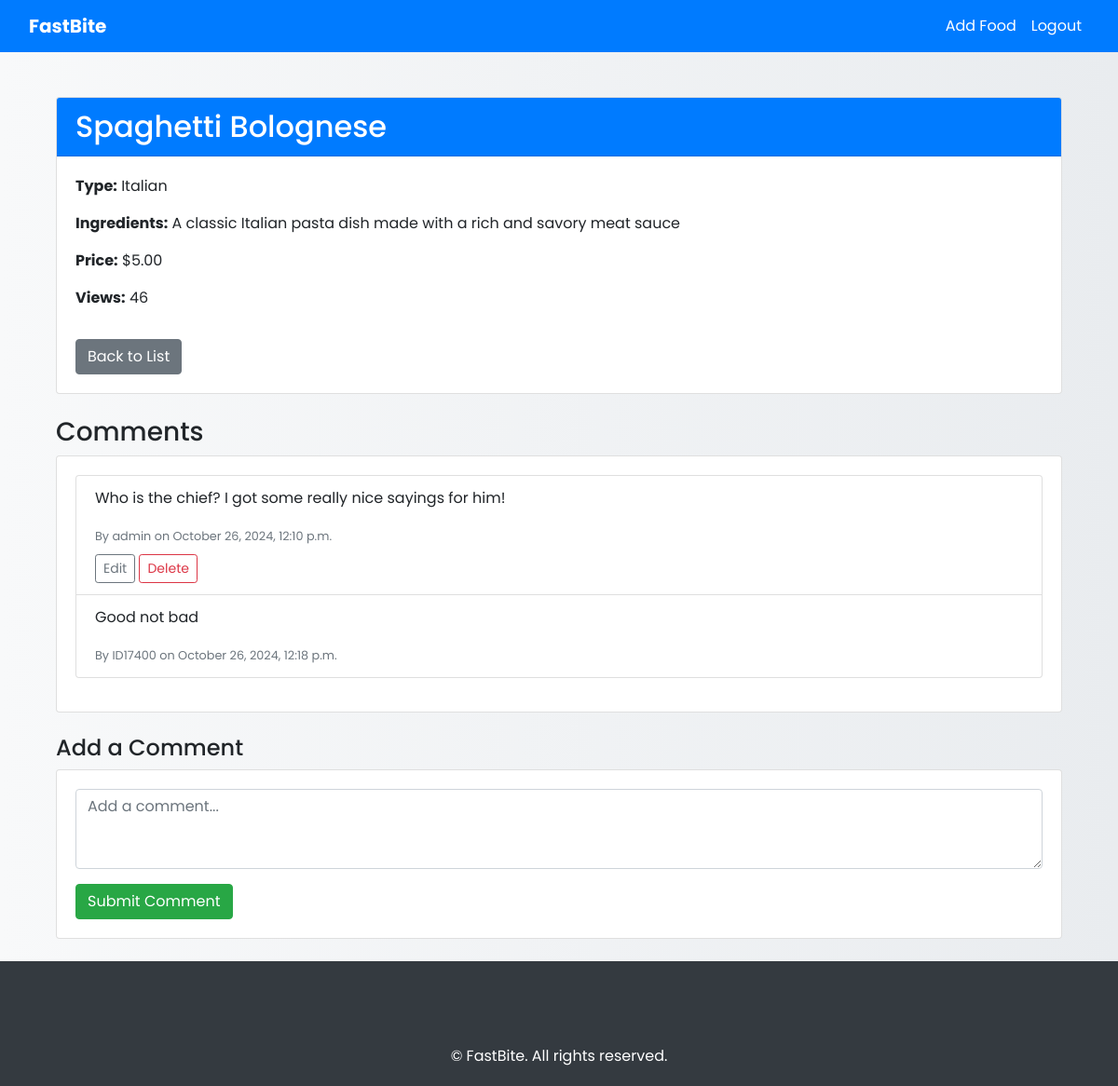
/food/1/ (signed in), run on the app's committed database.
### Menu/models.py (models this page shows, shortened)
class Food(models.Model):
    food_type = models.ForeignKey(FoodType, on_delete=models.CASCADE, verbose_name="Type of Food")
    name = models.CharField(max_length=100, verbose_name="Food Name")
    ingredients = models.TextField(verbose_name="Ingredients")
    price = models.DecimalField(max_digits=6, decimal_places=2, verbose_name="Price")
    view_count = models.PositiveIntegerField(default=0, verbose_name="View Count")
    created_by = models.ForeignKey(User, on_delete=models.CASCADE, verbose_name="Created By", related_name="foods", default=1)  # Provide a default user ID
    created_at = models.DateTimeField(default=timezone.now, verbose_name="Created At")
    updated_at = models.DateTimeField(auto_now=True, verbose_name="Updated At")
    image = models.ImageField(upload_to='food_images/', verbose_name="Food Image", blank=True, null=True)
    preparation_time = models.PositiveIntegerField(verbose_name="Preparation Time (minutes)", blank=True, null=True)
    class Meta:
        verbose_name_plural = "Foods"
        permissions = [
            ("can_add_food", "Can add food"),
            ("can_edit_food", "Can edit food"),
            ("can_delete_food", "Can delete food"),
        ]

class FoodType(models.Model):
    name = models.CharField(max_length=100, verbose_name="Food Type Name")
    class Meta:
        verbose_name_plural = "Food Types"
        permissions = [
            ("can_add_foodtype", "Can add food type"),
            ("can_edit_foodtype", "Can edit food type"),
            ("can_delete_foodtype", "Can delete food type"),
        ]
    def __str__(self):
        return self.name

class Comment(models.Model):
    user = models.ForeignKey(User, on_delete=models.CASCADE)
    food = models.ForeignKey(Food, related_name="comments", on_delete=models.CASCADE)
    content = models.TextField(verbose_name="Comment Content")
    created_at = models.DateTimeField(auto_now_add=True, verbose_name="Created At")
    updated_at = models.DateTimeField(auto_now=True, verbose_name="Updated At")

### Menu/views.py (the view)
# urls.py: path('food/<int:pk>/', views.food_detail, name='food_detail'),
def food_detail(request, pk):
    food = get_object_or_404(Food, pk=pk)
    food.view_count += 1
    food.save()
    user_has_liked = food.likes.filter(user=request.user).exists()
    comments = food.comments.all()
    comment_form = CommentForm()
    return render(request, 'food_detail.html', {
        'food': food,
        'user_has_liked': user_has_liked,
        'comments': comments,
        'comment_form': comment_form
    })

### Menu/forms.py
class CommentForm(forms.ModelForm):
    class Meta:
        model = Comment
        fields = ['content']
        widgets = {
            'content': forms.Textarea(attrs={
                'class': 'form-control',
                'rows': 3,
                'placeholder': 'Add a comment...',
                'aria-label': 'Comment Content',
                'required': True,
            }),
        }

### Menu/templates/food_detail.html (shortened to what this page needs)
{% extends 'base.html' %}
{% block content %}
<div class="container mt-4">
    <div class="card mb-4">
        <div class="card-header bg-primary text-white">
            <h2 class="mb-0">{{ food.name }}</h2>
        </div>
        <div class="card-body">
            <p><strong>Type:</strong> {{ food.food_type }}</p>
            <p><strong>Ingredients:</strong> {{ food.ingredients }}</p>
            <p><strong>Price:</strong> ${{ food.price }}</p>
            <p><strong>Views:</strong> {{ food.view_count }}</p>
            <a href="{% url 'menu:food_list' %}" class="btn btn-secondary mt-3">Back to List</a>
        </div>
    </div>
    <h3 class="mt-4">Comments</h3>
    <div class="card mb-4">
        <div class="card-body">
            {% if comments %}
                <ul class="list-group mb-3">
                    {% for comment in comments %}
                        <li class="list-group-item">
                            <p>{{ comment.content }}</p>
                            <small class="text-muted">By {{ comment.user.username }} on {{ comment.created_at|date:"F j, Y, g:i a" }}</small>
                            {% if comment.user == user %}
                                <div class="mt-2">
                                    <a href="{% url 'menu:update_comment' comment.id %}" class="btn btn-sm btn-outline-secondary">Edit</a>
                                    <form action="{% url 'menu:delete_comment' comment.id %}" method="post" style="display: inline;">
                                        <button type="submit" class="btn btn-sm btn-outline-danger">Delete</button>
                                    </form>
                                </div>
                            {% endif %}
                        </li>
                    {% endfor %}
                </ul>
            {% else %}
                <p class="text-muted">No comments yet. Be the first to comment!</p>
            {% endif %}
        </div>
    </div>
    {% if user.is_authenticated %}
        <h4>Add a Comment</h4>
        <div class="card mb-4">
            <div class="card-body">
                <form action="{% url 'menu:add_comment' food.pk %}" method="post">
                    <div class="form-group">
                        {{ comment_form.content }}
                    </div>
                    <button type="submit" class="btn btn-success">Submit Comment</button>
                </form>
            </div>
        </div>
    {% else %}
        <p><a href="{% url 'menu:login' %}">Log in</a> to add a comment.</p>
    {% endif %}
</div>
{% endblock %}

### Menu/templates/base.html (style rules this page uses)
body { padding-top: 56px; display: flex; flex-direction: column; min-height: 100vh; background: linear-gradient(to right, #f8f9fa, #e9ecef); font-family: 'Poppins', sans-serif; }
.container { flex: 1; margin-top: 70px; }
.btn { transition: background-color 0.3s ease, transform 0.3s ease; }

### data on the page
Food: name "Spaghetti Bolognese", food_type "Italian", ingredients "A classic Italian pasta dish made with a rich and savory meat sauce", price "5.00", view_count "46"
Comment: content "Who is the chief? I got some really nice sayings for him!", user.username "admin", created_at "October 26, 2024, 12:10 p.m.", shows "Edit"
Comment: content "Good not bad", user.username "ID17400", created_at "October 26, 2024, 12:18 p.m."
